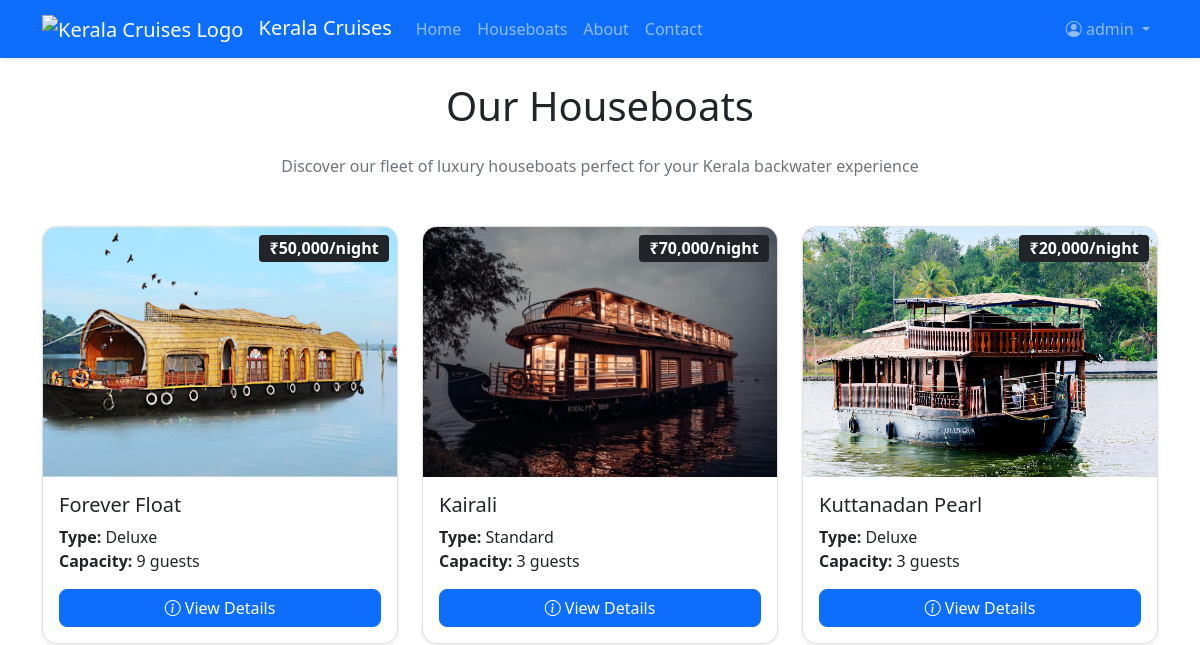
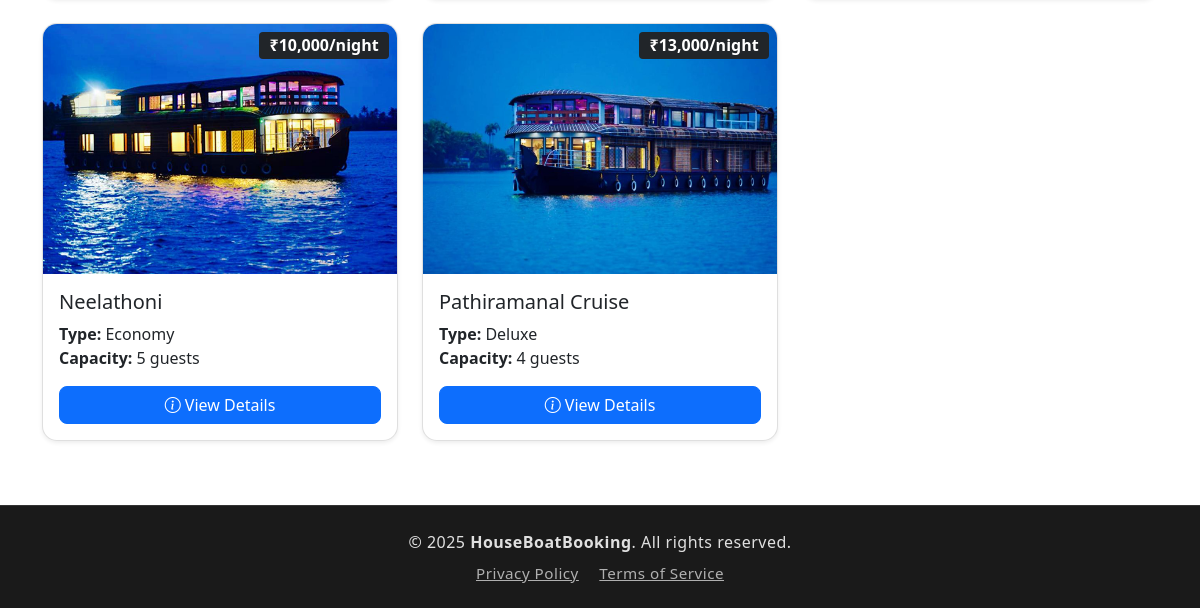
Before: /frontend/pages/boats.php (signed in) with the older database file (2 pictures, top to bottom).
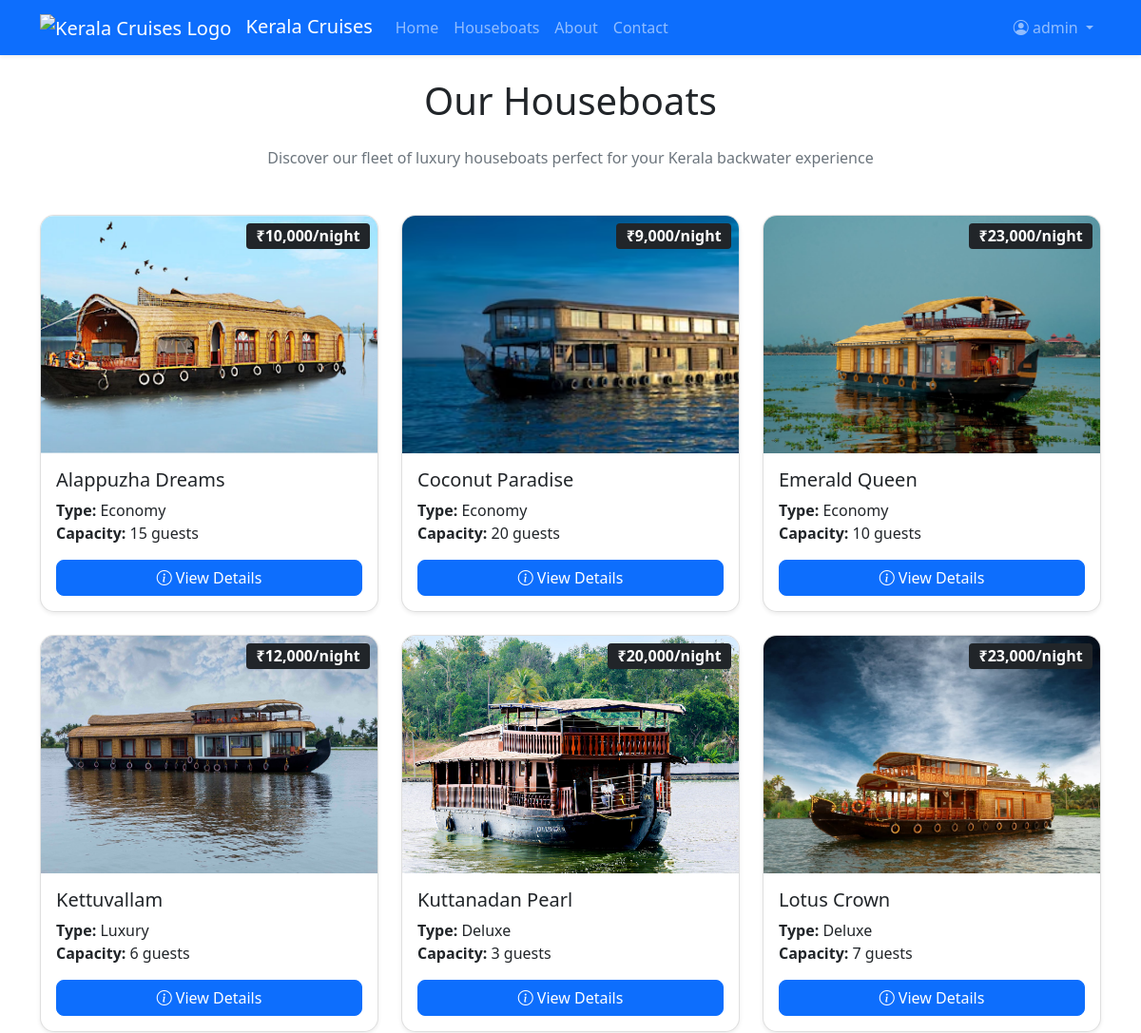
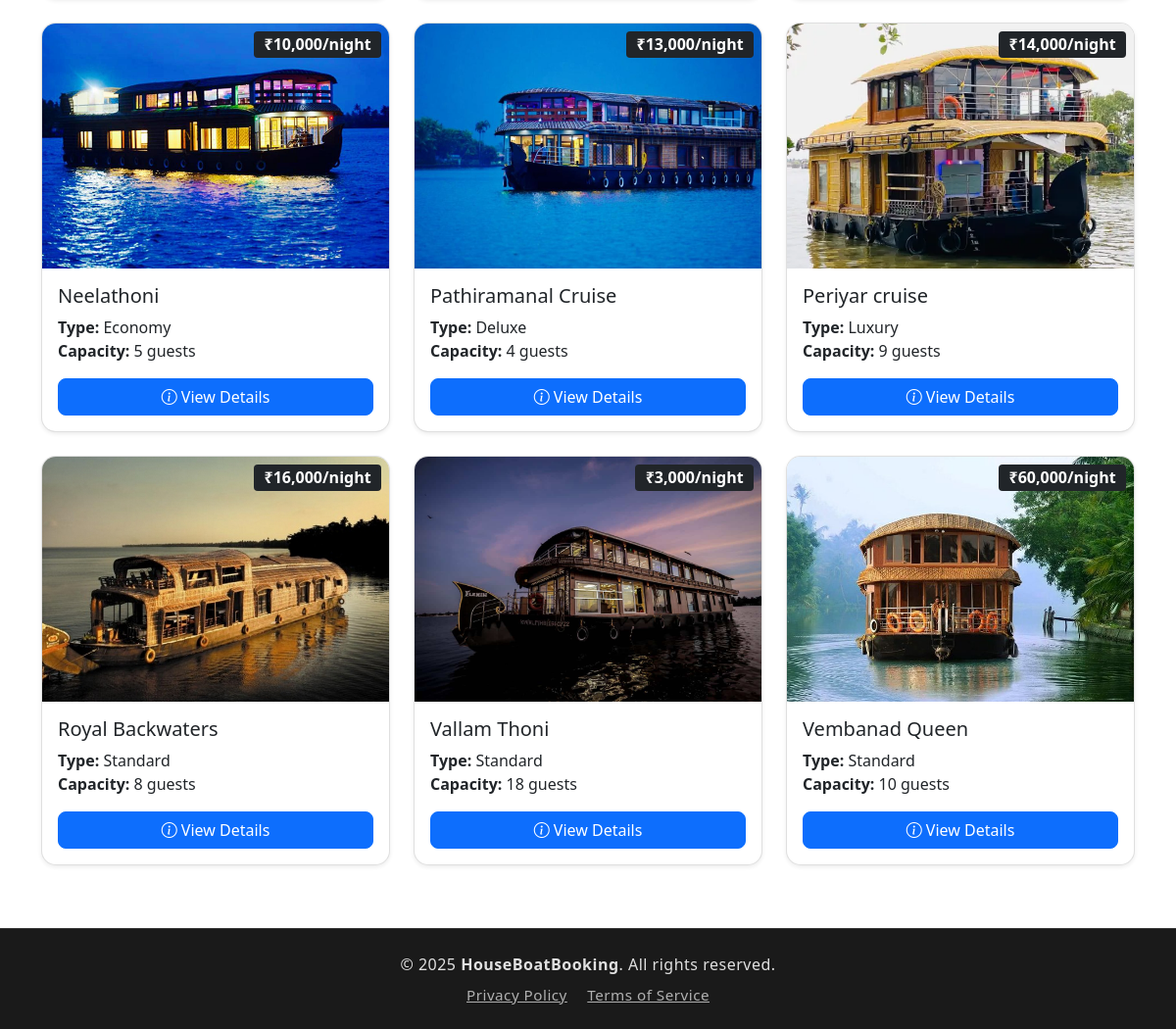
After: the same page with the newer database file (2 pictures, top to bottom).
### tables this page shows
CREATE TABLE IF NOT EXISTS `boats` (
  `id` int NOT NULL AUTO_INCREMENT,
  `boat_name` varchar(100) NOT NULL,
  `boat_type` varchar(100) NOT NULL,
  `capacity` int NOT NULL,
  `price` decimal(10,2) NOT NULL,
  `image` varchar(255) DEFAULT NULL,
  `description` text,
  `status` enum('available','maintenance','booked') DEFAULT 'available',
  PRIMARY KEY (`id`)
);

### frontend/pages/boats.php (the view, shortened to what this page needs)
<?php
include '../../backend/inc/db_connect.php';
?>
<!DOCTYPE html>
<html lang="en">
<head>
    <link href="https://cdn.jsdelivr.net/npm/bootstrap@5.0.2/dist/css/bootstrap.min.css" rel="stylesheet">
    <link href="https://cdn.jsdelivr.net/npm/bootstrap-icons/font/bootstrap-icons.css" rel="stylesheet">
    <link rel="stylesheet" href="https://cdn.jsdelivr.net/npm/swiper@11/swiper-bundle.min.css" />
    <link rel="stylesheet" href="../../css/custom.css">
</head>
<body>
    <?php include '../includes/navbar.php'; ?>
    <div class="container mt-4">
        <div class="row">
            <div class="col-12">
                <h1 class="text-center mb-4">Our Houseboats</h1>
                <p class="text-center text-muted mb-5">Discover our fleet of luxury houseboats perfect for your Kerala backwater experience</p>
            </div>
        </div>
        <div class="row">
            <?php
            $result = $conn->query("SELECT * FROM boats WHERE status = 'available' ORDER BY boat_name");
            if (!$result) {
                echo '<div class="col-12"><div class="alert alert-danger">Database query failed: ' . $conn->error . '</div></div>';
            } else if ($result->num_rows > 0) {
                while ($row = $result->fetch_assoc()) {
                    $images = array();
                    if (!empty($row['image'])) {
                        $decoded = json_decode($row['image'], true);
                        if (is_array($decoded)) {
                            $images = $decoded;
                        } else {
                            $images = array($row['image']);
                        }
                    }
                    $mainImage = !empty($images[0]) ? "/HouseBoatBooking/uploads/boats/" . $images[0] : "/HouseBoatBooking/img/b1.jpg";
                    echo '<div class="col-md-4 mb-4">
                        <div class="card h-100 shadow-sm">
                            <div class="position-relative">
                                <img src="' . $mainImage . '" class="card-img-top" alt="' . htmlspecialchars($row['boat_name']) . '" style="height: 250px; object-fit: cover;">
                                <div class="position-absolute top-0 end-0 m-2">
                                    <span class="badge bg-dark bg-opacity-75 fs-6">₹' . number_format($row['price']) . '/night</span>
                                </div>
                            </div>
                            <div class="card-body d-flex flex-column">
                                <h5 class="card-title">' . htmlspecialchars($row['boat_name']) . '</h5>
                                <p class="card-text flex-grow-1">
                                    <strong>Type:</strong> ' . ucfirst(htmlspecialchars($row['boat_type'])) . '<br>
                                    <strong>Capacity:</strong> ' . htmlspecialchars($row['capacity']) . ' guests<br>
                                </p>
                                <div class="mt-auto">
                                    <a href="boat_details.php?id=' . $row['id'] . '" class="btn btn-primary w-100">
                                        <i class="bi bi-info-circle"></i> View Details
                                    </a>
                                </div>
                            </div>
                        </div>
                    </div>';
                }
            }
            ?>
        </div>
    </div>
    <?php include '../includes/footer.php'; ?>
</body>
</html>

Changed rows visible on the page:
removed boats: price "50,000", boat_name "Forever Float", boat_type "Deluxe", capacity "9"
removed boats: shows a picture, price "70,000", boat_name "Kairali", boat_type "Standard", capacity "3"
added boats: price "10,000", boat_name "Alappuzha Dreams", boat_type "Economy", capacity "15"
added boats: shows a picture, price "9,000", boat_name "Coconut Paradise", boat_type "Economy", capacity "20"
added boats: shows a picture, price "23,000", boat_name "Emerald Queen", boat_type "Economy", capacity "10"
added boats: shows a picture, price "12,000", boat_name "Kettuvallam", boat_type "Luxury", capacity "6"
added boats: shows a picture, price "23,000", boat_name "Lotus Crown", boat_type "Deluxe", capacity "7"
added boats: shows a picture, price "14,000", boat_name "Periyar cruise", boat_type "Luxury", capacity "9"
added boats: shows a picture, price "16,000", boat_name "Royal Backwaters", boat_type "Standard", capacity "8"
added boats: shows a picture, price "3,000", boat_name "Vallam Thoni", boat_type "Standard", capacity "18"
added boats: shows a picture, price "60,000", boat_name "Vembanad Queen", boat_type "Standard", capacity "10"
